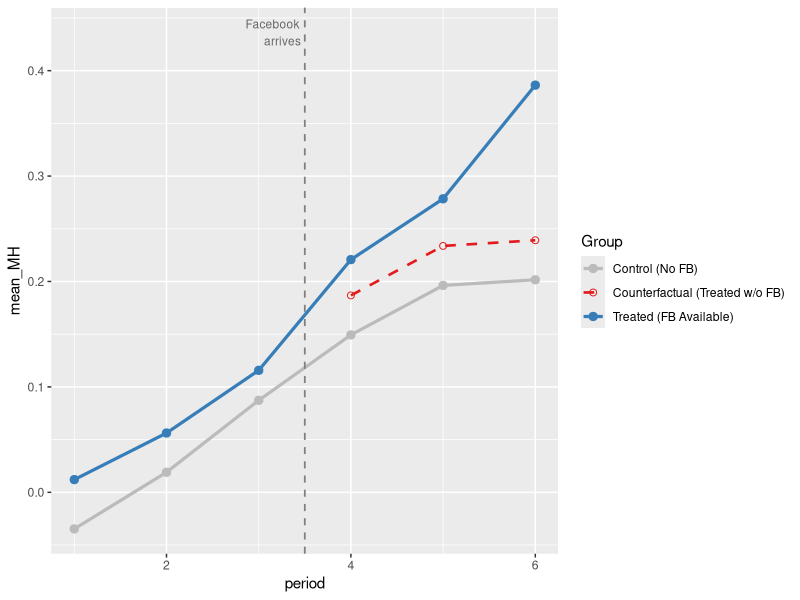

Generate this figure with R:
## ---- chunk 1
library(ggplot2)
library(tidyverse)
## ---- chunk 2
N          <- 200     # Total colleges
delta      <- 0.085   # True causal effect
gamma_u    <- 0.30    # Unobserved covariate - OLS has no data for this
gamma_w    <- 0.15    # Observed covariate - OLS will 'control' for this
time_trend <- 0.05    # Common time trend
## ---- chunk 3
set.seed(123)

# Create the 200 colleges and their traits
colleges <- tibble(
  college = 1:N,
  Treat   = rep(c(1, 0), each = N / 2), # assign half treatment (1), half control (0)
  U       = rnorm(N), # random numbers in normal dist. for the covariates
  W       = rnorm(N) 
)

df <- colleges %>%
  crossing(period = 1:2) %>% # Duplicate each college to have both time 1 and time 2
        mutate(
                Post = as.integer(period == 2),
                D    = Treat * Post,  # 1 only for treated colleges in the post-period
                # Generate random error terms
                e_sm = rnorm(n(), mean = 0, sd = 0.5),
                e_mh = rnorm(n(), mean = 0, sd = 0.5),
                # Generate Social Media (SM) use
                SM = gamma_w * W + gamma_u * U + D + e_sm,
                # Generate Mental Health (MH) outcomes (higher = worse)
                MH = delta * SM + gamma_u * U + gamma_w * W + (time_trend * Post) + e_mh
  )

head(df)
## ---- chunk 4
# 1. Four-Means Table (Baker et al., 2025)
# a simple table that shows means for each group and period
four_means <- df %>%
  mutate(
    Group  = ifelse(Treat == 1, "Treated", "Control"),
    Period = ifelse(Post == 1, "Post", "Pre")
  ) %>%
  group_by(Group, Period) %>%
  summarize(mean_MH = mean(MH), .groups = "drop") %>%
  pivot_wider(names_from = Period, values_from = mean_MH) %>%
  mutate(Change_Over_Time = Post - Pre)

print(four_means)

# 2. Calculate DiD Estimate From the Table
delta_T <- four_means$Change_Over_Time[four_means$Group == "Treated"]
delta_C <- four_means$Change_Over_Time[four_means$Group == "Control"]
did_manual <- delta_T - delta_C

round(did_manual, 4) # This is the estimated causal effect from the DiD, descriptively. 
## ---- chunk 5
# For standard OLS, we only look at the post-treatment cross-sectional data
df_post <- df %>% filter(Post == 1)

# Regression 1: Naive OLS (Just SM and MH)
ols_naive <- lm(MH ~ SM, data = df_post)

# Regression 2: Adjusted OLS (Controlling for the observed variable 'W', like anxiety)
ols_adj <- lm(MH ~ SM + W, data = df_post)

# Regression 3: DiD Regression (Using the full panel data and interaction term)
did_reg <- lm(MH ~ Treat * Post, data = df)

coef(ols_naive)["SM"]
coef(ols_adj)["SM"]
coef(did_reg)["Treat:Post"]
delta
## ---- chunk 6
set.seed(471)
N_pt <- 2000
U_pt <- rnorm(N_pt)
W_pt <- rnorm(N_pt)
Treat_pt <- rep(c(1, 0), each = N_pt/2)

periods <- 1:6
treat_time <- 4
## ---- chunk 7
pt_data <- expand.grid(college = 1:N_pt, period = periods) %>%
  mutate(
    U = U_pt[college],
    W = W_pt[college],
    Treat = Treat_pt[college],
    Post = as.integer(period >= treat_time), # 1 if period 4, 5, or 6
    D = Treat * Post                         # 1 only for treated group in post-periods
  )
## ---- chunk 8
set.seed(471)
pt_data <- pt_data %>%
  mutate(
    e_sm = rnorm(n(), 0, 0.5),
    e_mh = rnorm(n(), 0, 0.5),
    SM = 0.15 * W + 0.30 * U + D + e_sm,
    MH = 0.085 * SM + 0.30 * U + 0.15 * W + 0.05 * (period - 1) + e_mh
  )

pt_means <- pt_data %>%
  group_by(Treat, period) %>%
  summarise(mean_MH = mean(MH), .groups = "drop") %>%
  mutate(Group = ifelse(Treat == 1, "Treated (FB Available)", "Control (No FB)"))
## ---- chunk 9
pre_diff <- pt_means %>%
  filter(period < treat_time) %>%
  group_by(Treat) %>%
  summarise(pre_mean = mean(mean_MH), .groups = "drop")

# gap between treat and control in pre-treatment
shift <- pre_diff$pre_mean[pre_diff$Treat == 1] - pre_diff$pre_mean[pre_diff$Treat == 0]

# take the control group's post-treatment trajectory and literally push it up by 'shift'. Dashed parallel line.
counterfactual <- pt_means %>%
  filter(Treat == 0, period >= treat_time) %>%
  mutate(mean_MH = mean_MH + shift,
         Group = "Counterfactual (Treated w/o FB)")
## ---- chunk 10
COL_BIAS    <- "#E41A1C"   # red — biased / confounded
COL_DID     <- "#377EB8"   # blue — DiD / identified
COL_DIMMED  <- "#BBBBBB"   # gray — dimmed paths
COL_TRUE    <- "#333333"   # dark gray — true effect line

THEME_BASE <- theme_minimal(base_size = 12) +
  theme(panel.grid.minor = element_blank(),
        plot.title = element_text(face = "bold", size = 13),
        plot.subtitle = element_text(size = 10, color = "gray30"))

fig2 <- ggplot(pt_means, aes(x = period, y = mean_MH, color = Group, linetype = Group)) +
  geom_line(linewidth = 1.1) +
  geom_point(size = 2.5) +
  # the counterfactual data we just calculated
  geom_line(data = counterfactual, linewidth = 0.9) +
  geom_point(data = counterfactual, size = 2, shape = 1) +
  # a vertical dashed line to mark when treatment started
  geom_vline(xintercept = treat_time - 0.5, linetype = "dashed", color = "gray50", linewidth = 0.6) +
  annotate("text", x = treat_time - 0.5, y = max(pt_means$mean_MH) + 0.05,
           label = "Facebook\narrives", size = 3, hjust = 1.1, color = "gray40") +
  # map specific colors and line styles to our groups so they match the constants at the top
  scale_color_manual(values = c("Control (No FB)" = COL_DIMMED,
                                "Treated (FB Available)" = COL_DID,
                                "Counterfactual (Treated w/o FB)" = COL_BIAS)) +
  scale_linetype_manual(values = c("Control (No FB)" = "solid",
                                   "Treated (FB Available)" = "solid",
                                   "Counterfactual (Treated w/o FB)" = "dashed"))
fig2
